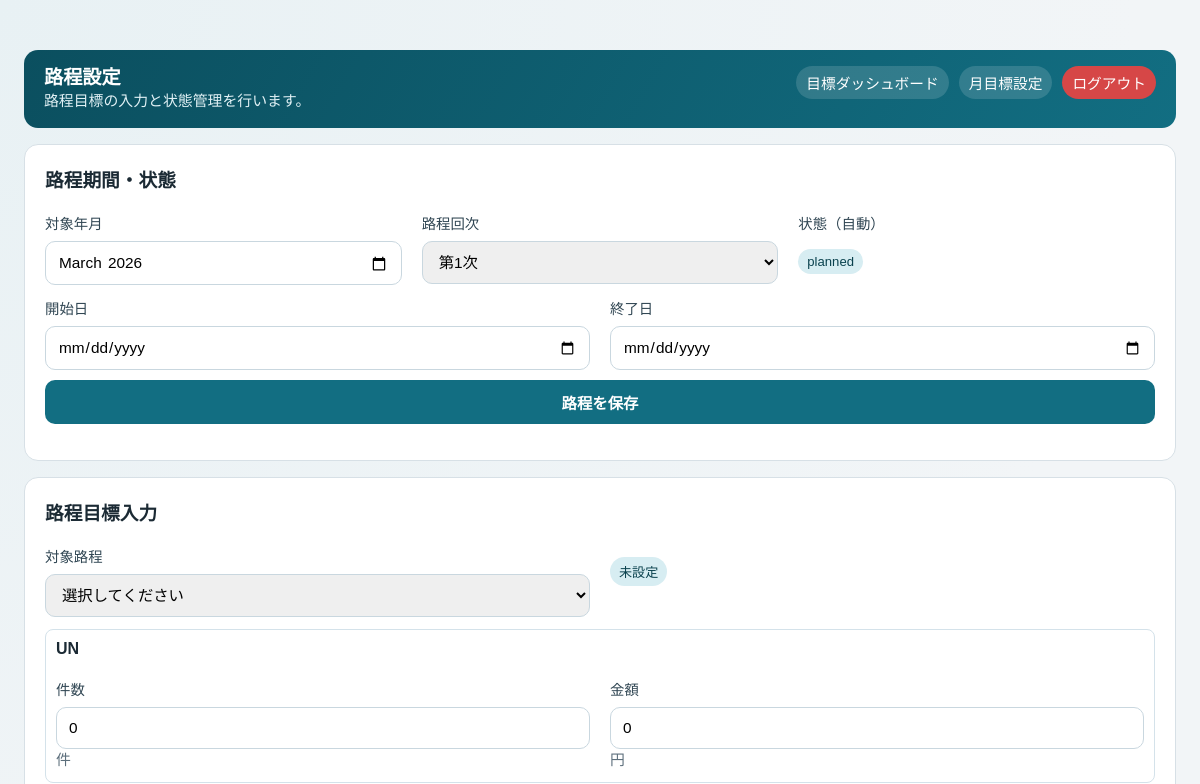
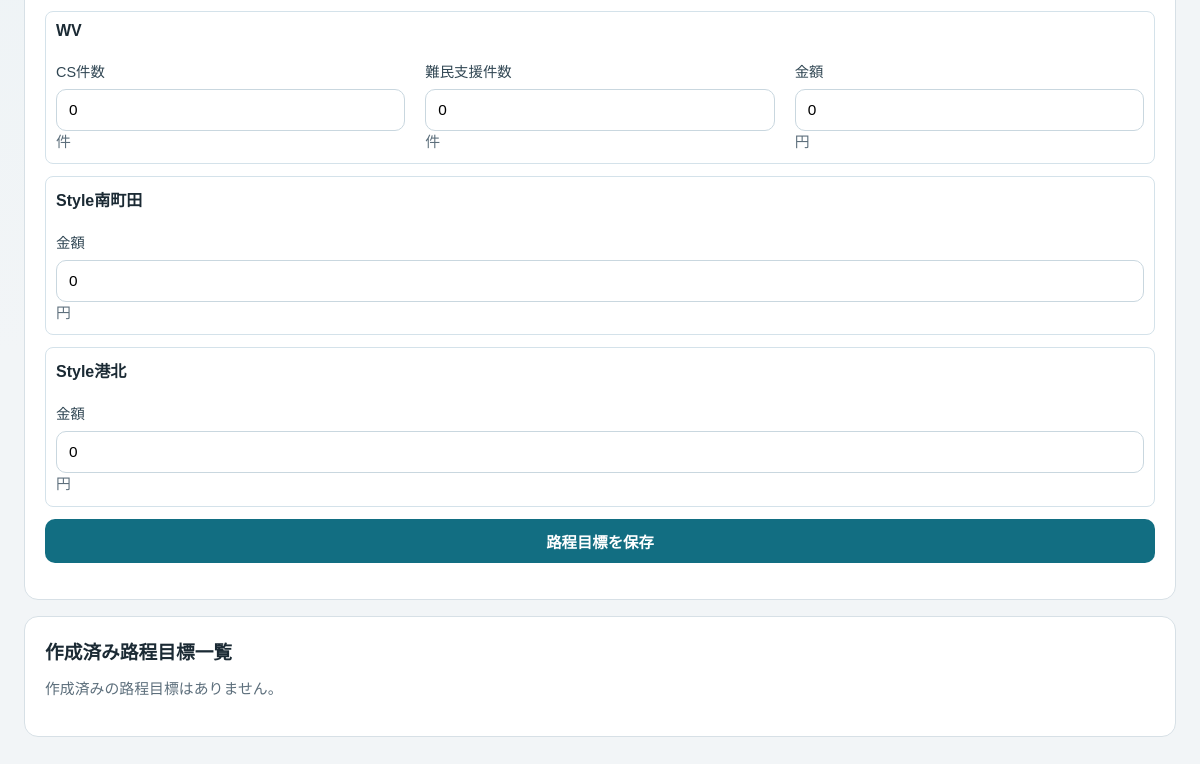
/targets/period/ (signed in), run on an earlier commit of the app's database (2 pictures, top to bottom).
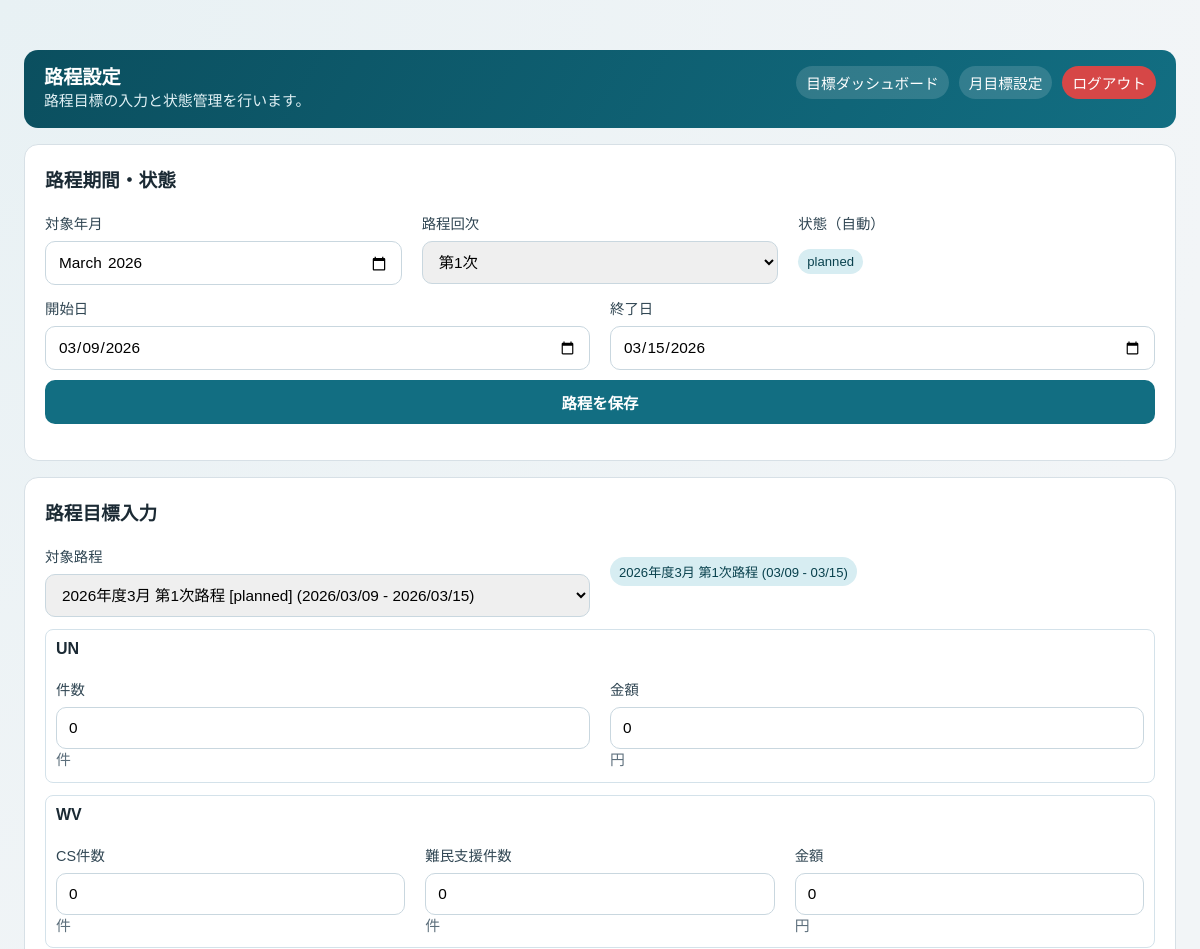
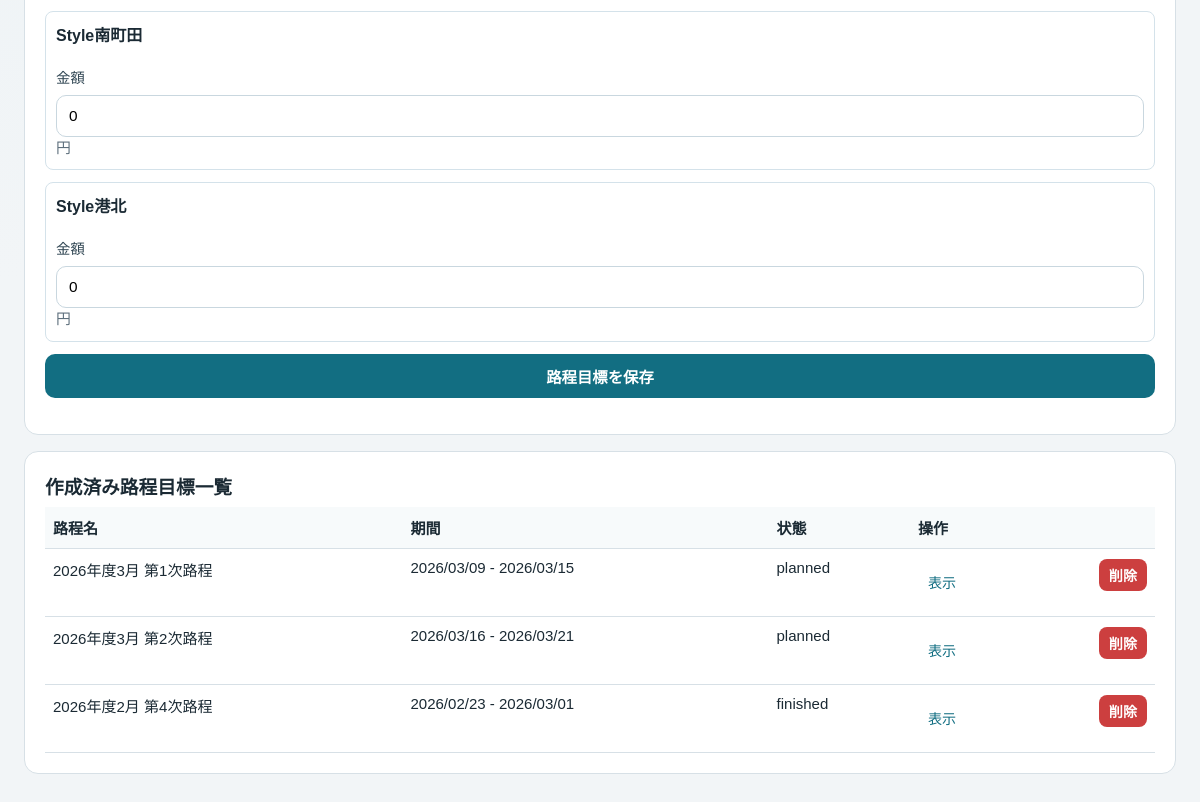
And on a later commit of the database (2 pictures, top to bottom).
### apps/targets/models.py (models this page shows, shortened)
class Period(models.Model):
    month = models.DateField()
    name = models.CharField(max_length=64)
    status = models.CharField(max_length=16, choices=TARGET_STATUS_CHOICES, default=TARGET_STATUS_PLANNED)
    start_date = models.DateField()
    end_date = models.DateField()
    created_at = models.DateTimeField(auto_now_add=True)
    updated_at = models.DateTimeField(auto_now=True)
    class Meta:
        ordering = ["-month", "start_date", "id"]
        unique_together = ("month", "name")

### apps/targets/views.py (the view, shortened to what this page needs)
# urls.py: path("period/", target_period_settings, name="target_period_settings"),
@require_roles(ROLE_ADMIN)
def target_period_settings(request: HttpRequest) -> HttpResponse:
    configs = _department_configs()
    selected_period = None
    is_edit_mode = False
    period_id = request.GET.get("period")
    if period_id and period_id.isdigit():
        selected_period = Period.objects.filter(id=int(period_id)).first()
        is_edit_mode = selected_period is not None
    period_saved = False
    period_deleted = False
    target_saved = False
    form_error = None
    if not selected_period:
        selected_period = _current_period()
    form_values = _period_form_values(selected_period, include_edit_id=is_edit_mode)
    return render(
        request,
        "targets/target_period_settings.html",
        {
            "selected_period": selected_period,
            "selected_period_label": _period_label(selected_period),
            "rows": _build_period_rows(period=selected_period, configs=configs),
            "period_options": _period_options(),
            "period_sequence_options": PERIOD_SEQUENCE_OPTIONS,
            "status_options": STATUS_OPTIONS,
            **form_values,
            "period_saved": period_saved or request.GET.get("period_saved") == "1",
            "period_deleted": period_deleted,
            "target_saved": target_saved or request.GET.get("target_saved") == "1",
            "form_error": form_error,
            "history_rows": _period_history_rows(),
        },
    )

### apps/accounts/auth.py (called while the page is built)
def resolve_request_role(request: HttpRequest) -> str | None:
    user = getattr(request, "user", None)
    if user and getattr(user, "is_authenticated", False):
        role = ROLE_ADMIN if (user.is_staff or user.is_superuser) else ROLE_REPORT
        if request.session.get(SESSION_ROLE_KEY) != role:
            request.session[SESSION_ROLE_KEY] = role
        return role
    return request.session.get(SESSION_ROLE_KEY)

def require_roles(*allowed_roles: str):
    def decorator(view_func):
        @wraps(view_func)
        def wrapper(request: HttpRequest, *args, **kwargs) -> HttpResponse:
            role = resolve_request_role(request)
            if role not in allowed_roles:
                return redirect("home")
            return view_func(request, *args, **kwargs)
        return wrapper
    return decorator

### apps/common/report_metrics.py (called while the page is built)
def format_metric_value(*, metric_code, value: int) -> str:
    if metric_code == "amount":
        return f"{value:,}"
    return str(value)

### apps/targets/views.py (called while the page is built)
def _month_value_from_date(value: date) -> str:
    return value.strftime("%Y-%m")

### templates/targets/target_period_settings.html (shortened to what this page needs)
{% extends "base.html" %}
{% block content %}
<div class="container">
  <header class="topbar topbar-desktop-expanded">
    <div>
      <strong>路程設定</strong>
      <div class="muted" style="color: #e1f1f5;">路程目標の入力と状態管理を行います。</div>
    </div>
    <nav>
      <a href="{% url 'target_index' %}">目標ダッシュボード</a>
      <a href="{% url 'target_month_settings' %}">月目標設定</a>
      <a href="{% url 'logout' %}" class="logout-link">ログアウト</a>
    </nav>
  </header>
  <section class="card" style="margin-top: 16px;">
    <h3>路程期間・状態</h3>
    <form method="post">
      <div class="grid grid-2">
        <div>
          <label>対象年月</label>
          <input type="month" name="period_month" value="{{ form_month }}" required />
        </div>
        <div>
          <label>路程回次</label>
          <select name="period_sequence" required>
            {% for value in period_sequence_options %}
            <option value="{{ value }}" {% if form_sequence == value %}selected{% endif %}>第{{ value }}次</option>
            {% endfor %}
          </select>
        </div>
        <div>
          <label>状態（自動）</label>
          <div class="badge" style="margin-top: 8px; display: inline-block;">{{ form_status }}</div>
        </div>
      </div>
      <div class="grid grid-2">
        <div>
          <label>開始日</label>
          <input type="date" name="start_date" value="{{ form_start_date }}" required />
        </div>
        <div>
          <label>終了日</label>
          <input type="date" name="end_date" value="{{ form_end_date }}" required />
        </div>
      </div>
      <div style="margin-top: 10px;"><button type="submit">路程を保存</button></div>
    </form>
  </section>
  <section class="card" style="margin-top: 16px;">
    <h3>路程目標入力</h3>
    <form method="post">
      <div class="grid grid-2">
        <div>
          <label>対象路程</label>
          <select name="selected_period_id" required>
            <option value="">選択してください</option>
            {% for option in period_options %}
            <option value="{{ option.id }}" {% if selected_period and selected_period.id == option.id %}selected{% endif %}>
              {{ option.label }}
            </option>
            {% endfor %}
          </select>
        </div>
        <div>
          <span class="badge" style="margin-top: 24px; display: inline-block;">{{ selected_period_label }}</span>
        </div>
      </div>
      {% for row in rows %}
      <div style="margin-top: 12px; padding: 10px; border: 1px solid #d4e2ea; border-radius: 8px;">
        <strong>{{ row.label }}</strong>
        <div class="grid grid-2" style="margin-top: 8px;">
          {% for metric in row.metrics %}
          <div>
            <label>{{ metric.label }}</label>
            <input type="text" inputmode="numeric" name="{{ metric.input_name }}" value="{{ metric.value }}" />
            <div class="muted">{{ metric.unit }}</div>
          </div>
          {% endfor %}
        </div>
      </div>
      {% endfor %}
      <div style="margin-top: 12px;"><button type="submit">路程目標を保存</button></div>
    </form>
  </section>
  <section class="card" style="margin-top: 16px;">
    <h3>作成済み路程目標一覧</h3>
    {% if history_rows %}
    <table>
      <thead>
        <tr><th>路程名</th><th>期間</th><th>状態</th><th>操作</th></tr>
      </thead>
      <tbody>
        {% for row in history_rows %}
        <tr>
          <td>{{ row.name }}</td>
          <td>{{ row.range_label }}</td>
          <td>{{ row.status }}</td>
          <td class="target-op-cell">
            <a class="btn-inline" href="{% url 'target_period_settings' %}?period={{ row.id }}">表示</a>
            <form method="post" class="target-delete-form" onsubmit="return confirm('この路程を削除します。よろしいですか？');">
              <button type="submit" class="btn-inline btn-danger">削除</button>
            </form>
          </td>
        </tr>
        {% endfor %}
      </tbody>
    </table>
    {% else %}
    <p class="muted">作成済みの路程目標はありません。</p>
    {% endif %}
  </section>
</div>
{% endblock %}

What changed in the data, as far as the page shows it:
added Period: selected_period_id "2026年度3月 第1次路程 [planned] (2026/03/09 - 2026/03/15)", name "2026年度3月 第1次路程"
added Period: name "2026年度3月 第2次路程"
added Period: name "2026年度2月 第4次路程"
Also different on the page:
form field start_date: (not shown) → "03/09/2026"
form field end_date: (not shown) → "03/15/2026"
{{ selected_period_label }}: "未設定" → "2026年度3月 第1次路程 (03/09 - 03/15)"
form field selected_period_id: "選択してください" → (not shown)
text no longer shown: "作成済みの路程目標はありません。"
text now shown: "路程名 期間 状態 操作"
new list line: "2026/03/09 - 2026/03/15 planned 表示 削除"
new list line: "2026/03/16 - 2026/03/21 planned 表示 削除"
new list line: "2026/02/23 - 2026/03/01 finished 表示 削除"
